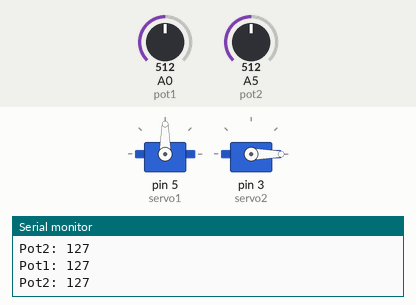
Bench run of a sketch on a simulated Arduino Leonardo, built with avr-gcc and run on an emulated ATmega32U4. On the bench: 2 × servo, the last lines printed to the serial monitor. Inputs (shaded band) come from the test bench; at power-on: A0 (pot1) = 512, A5 (pot2) = 512. USB keyboard and mouse output is not drawn.

Above: at 1.2 s.
1.3 s: A0 (pot1) set to 677
2.8 s: A0 (pot1) set to 700
At 4.0 s:
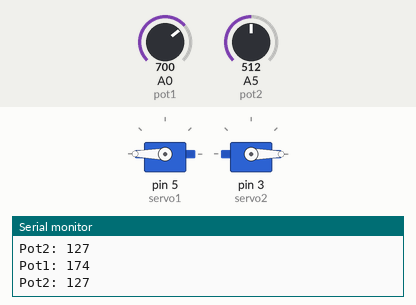
4.4 s: A5 (pot2) set to 530
At 5.7 s:
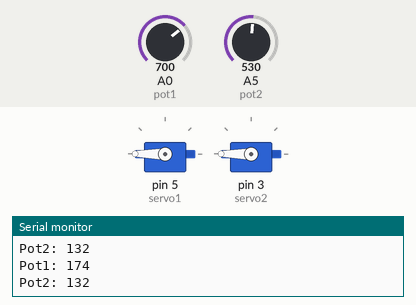
6.0 s: A0 (pot1) set to 306
At 6.7 s:
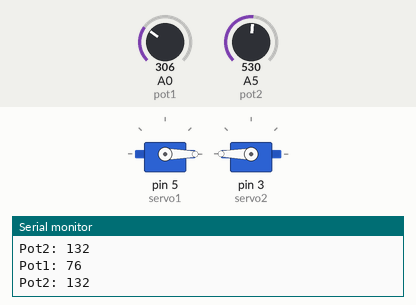
7.6 s: A5 (pot2) set to 306
At 8.7 s:
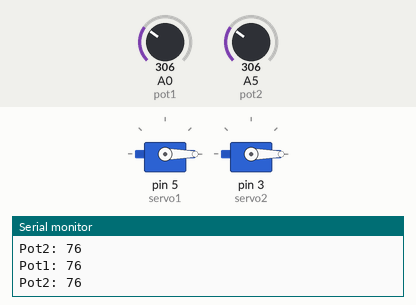
9.3 s: A5 (pot2) set to 716
At 10.6 s:
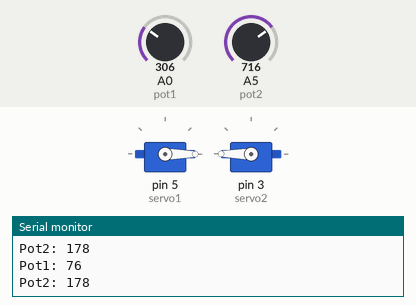
Timing chart, 0 to 11.9 s (numbered marks = the images above; inputs shaded):
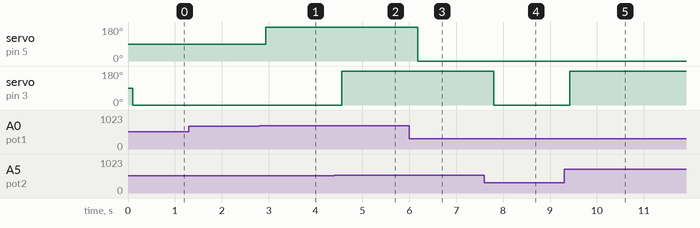

The sketch:

PotlaServoKontrolu.ino
```cpp
#include <Servo.h>
Servo servo1;
Servo servo2;
#include <Joystick.h>
Joystick_ Joystick;

const int pot1 = A0;
const int pot2 = A5;

void setup() {
  servo1.attach(5);
  servo2.attach(3);
  pinMode(pot1 , INPUT);
  pinMode(pot2 , INPUT);
  Serial.begin(9600);
  Joystick.begin();


}

void loop() {
  int p1 = analogRead(pot1);
  int p2 = analogRead(pot2);
  p1 = map(p1 , 0 , 1023 , 0 , 255);
  p2 = map(p2 , 0 , 1023 , 0 , 255);
  Serial.print("Pot1: ");
  Serial.println(p1);

  Serial.print("Pot2: ");
  Serial.println(p2);
  delay(100);


  for(int i=0;i<=255;i+=51)
  {

  }

  if(p1<=85)
  {
    servo1.write(0);
      Joystick.setRxAxis(0);
  Joystick.sendState();
  }
  else if(p1>85&&p1<=170)
  {
       servo1.write(90);
         Joystick.setRxAxis(90);
  Joystick.sendState();
  }
  else if(p1>170&&p1<=255)
  {
    servo1.write(180);
      Joystick.setRxAxis(180);
  Joystick.sendState();
  }


    if(p2<=127.5)
    {
        servo2.write(0);
          Joystick.setRyAxis(0);
  Joystick.sendState();
    }
    else if(p2>127.5&&p2<=255){
          servo2.write(180);
            Joystick.setRyAxis(180);
  Joystick.sendState();
      }


}
```

Measured:
- the behaviour switches between 686 and 687 on A0 (pot1) (found by bisection; images 0 and 1)
- the behaviour switches between 513 and 514 on A5 (pot2) (found by bisection; images 1 and 2)
- after the input at 2.8 s, servo on pin 5 (servo1): 90° → 180° after 0.14 s
- after the input at 4.4 s, servo on pin 3 (servo2): 0° → 180° after 0.16 s
- after the input at 6.0 s, servo on pin 5 (servo1): 180° → 0° after 0.18 s
- after the input at 7.6 s, servo on pin 3 (servo2): 180° → 0° after 0.20 s
- after the input at 9.3 s, servo on pin 3 (servo2): 0° → 180° after 0.12 s
